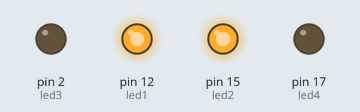
Bench run of a sketch on a simulated Arduino Uno, built with avr-gcc and run on an emulated ATmega328P. Shown: output pins drawn as LEDs (lit = HIGH).

Above: at 0.2 s.
At 1.0 s:
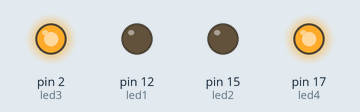
At 3.0 s:
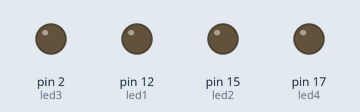
Timing chart, 0 to 3.7 s (numbered marks = the images above):
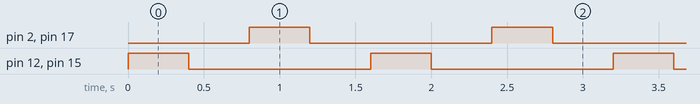

Measured:
- by itself, pin 2 (led3), pin 12 (led1), pin 15 (led2), pin 17 (led4): alternates HIGH for 0.40 s and LOW for 1.2 s
- by itself, everything shown: repeats every 1.6 s, in 4 steps

The sketch:

lap_2-3.ino
```cpp
#define led1 12
#define led2 15
const int led3 = 2;
const int led4 =17;

void setup() {
 pinMode(led1,OUTPUT);
 pinMode(led2,OUTPUT);
 pinMode(led3,OUTPUT);
 pinMode(led4,OUTPUT);
}

void loop() {
  digitalWrite(led1,HIGH);
  digitalWrite(led2,HIGH);
  delay(400);
  digitalWrite(led1,LOW);
  digitalWrite(led2,LOW);
  delay(400);
  digitalWrite(led3,HIGH);
  digitalWrite(led4,HIGH);
  delay(400);
  digitalWrite(led3,LOW);
  digitalWrite(led4,LOW);
  delay(400);
}
```
